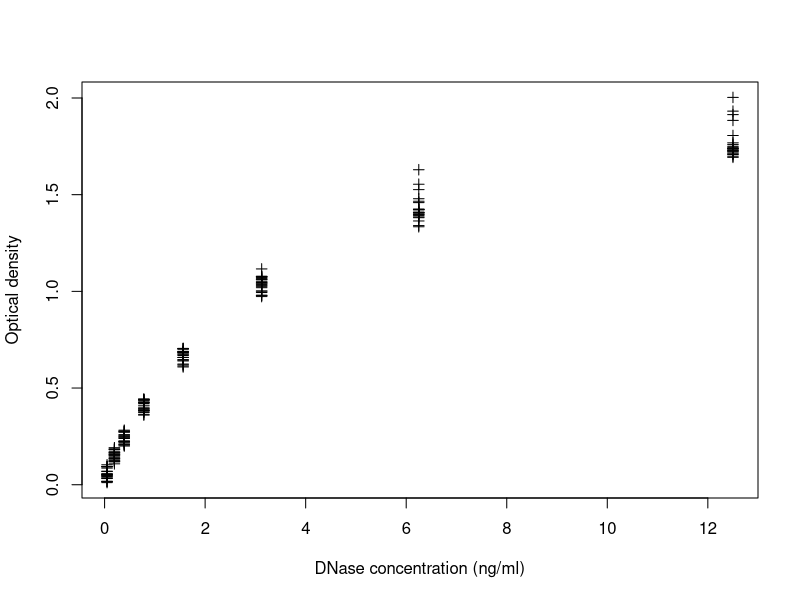
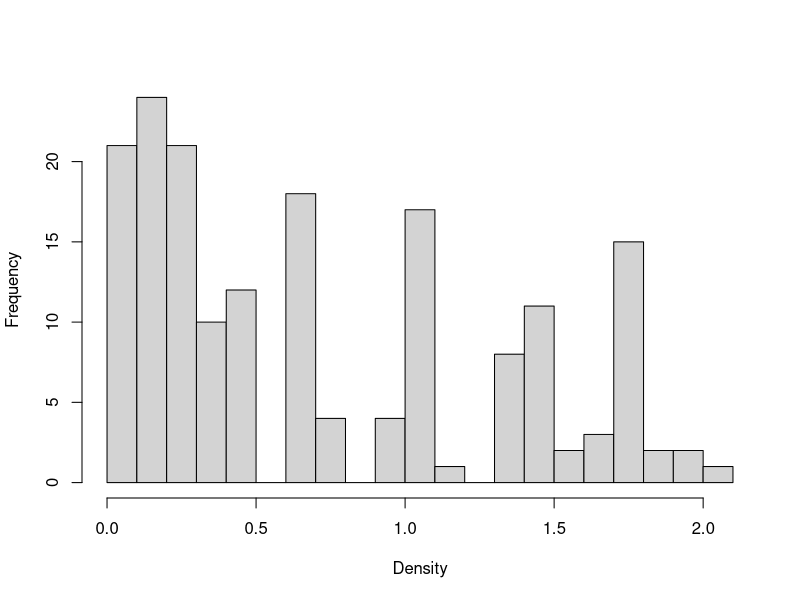
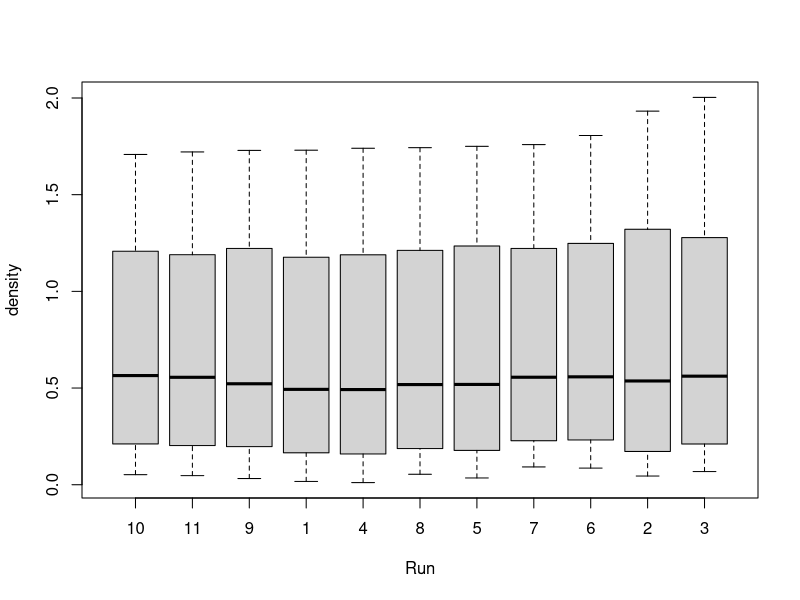

Generate these figures, in order, with R:
## ---- chunk 1
?DNase  #what is the dataset about?
head(DNase) #shows the first rows
names(DNase) # gives you the name of the variables
plot(DNase$conc, DNase$density,
  ylab = attr(DNase, "labels")$y,
  xlab = paste(attr(DNase, "labels")$x, attr(DNase, "units")$x),
  pch = 3)
## ---- chunk 2
hist(DNase$density, breaks=25, main = "",xlab="Density")
boxplot(density ~ Run, data = DNase)
